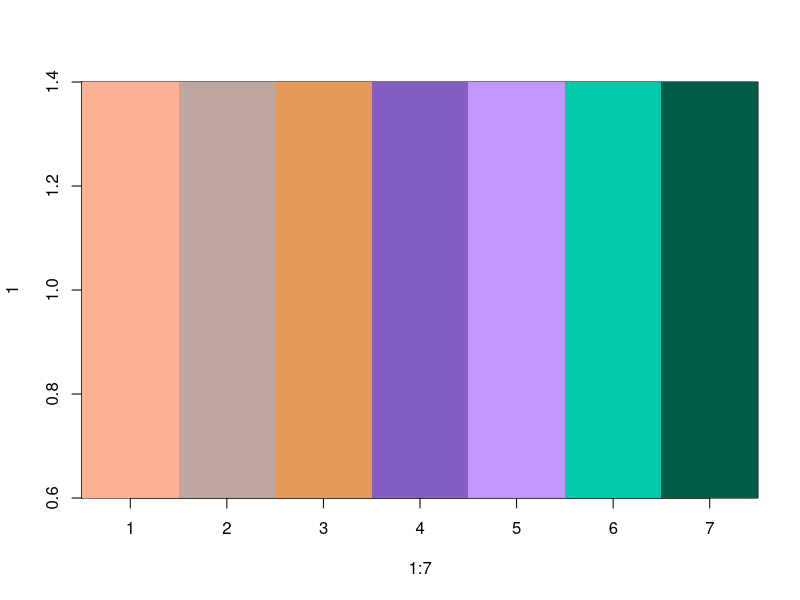

R code for this plot: (Note: this script raises an error after producing the figure.)
# ============================================================
# Extract DIABLO Circos correlation:
# Plasma T.b.MCA <-> Ileum T.b.MCA
# ============================================================
my_color <- c("#FFB194","#BEA6A0","#E69A5A","#845EC2","#C197FF","#00C9A7","#005B44")
pal <- colorRampPalette(my_color)
image(x = 1:7, y =1, z=as.matrix(1:7),col = pal(7))
my_color_MCD <- my_color[1:3]


feature_name <- "TbetaMCA"
block1 <- "Plasma"
block2 <- "Ileum"

# SAME components used in your circosPlot()
comp_use <- seq_len(min(2L, fit$ncomp))
# 1. Extract the exact value used by the Circos plot
# ------------------------------------------------------------
# 1. Check that T.b.MCA exists in both blocks
# ------------------------------------------------------------

if (!feature_name %in% colnames(fit$X[[block1]])) {
  stop(feature_name, " not found in ", block1)
}

if (!feature_name %in% colnames(fit$X[[block2]])) {
  stop(feature_name, " not found in ", block2)
}


# ------------------------------------------------------------
# 2. Find variables selected by DIABLO on components 1-2
# ------------------------------------------------------------

selected_features <- lapply(names(fit$X), function(block) {
  
  loading_mat <- fit$loadings[[block]][, comp_use, drop = FALSE]
  
  rownames(loading_mat)[
    apply(abs(loading_mat), 1, max, na.rm = TRUE) > 0
  ]
})

names(selected_features) <- names(fit$X)


cat("\nT.b.MCA selected in Plasma: ",
    feature_name %in% selected_features[[block1]], "\n")

cat("T.b.MCA selected in Ileum: ",
    feature_name %in% selected_features[[block2]], "\n")


# ------------------------------------------------------------
# 3. Calculate correlation of every selected feature
#    with its DIABLO latent components
#
#    This follows the calculation used by circosPlot()
# ------------------------------------------------------------

feature_component_cor <- lapply(names(fit$X), function(block) {
  
  feats <- selected_features[[block]]
  
  if (length(feats) == 0) {
    return(NULL)
  }
  
  tmp <- cor(
    fit$X[[block]][, feats, drop = FALSE],
    fit$variates[[block]][, comp_use, drop = FALSE],
    use = "pairwise.complete.obs"
  )
  
  # Give every variable a unique Block::Feature name
  rownames(tmp) <- paste(block, rownames(tmp), sep = "::")
  
  tmp
})

names(feature_component_cor) <- names(fit$X)


# ------------------------------------------------------------
# 4. Combine correlations and construct the SAME
#    similarity matrix used by circosPlot()
# ------------------------------------------------------------

C <- do.call(rbind, feature_component_cor)

circos_similarity_matrix <- C %*% t(C)


plasma_feature <- paste(block1, feature_name, sep = "::")
ileum_feature  <- paste(block2, feature_name, sep = "::")


# ------------------------------------------------------------
# 5. Extract Plasma T.b.MCA <-> Ileum T.b.MCA
# ------------------------------------------------------------

if (!plasma_feature %in% rownames(circos_similarity_matrix)) {
  
  cat("\n", plasma_feature,
      " was NOT selected by DIABLO on components ",
      paste(comp_use, collapse = ", "), ".\n",
      sep = "")
  
} else if (!ileum_feature %in% rownames(circos_similarity_matrix)) {
  
  cat("\n", ileum_feature,
      " was NOT selected by DIABLO on components ",
      paste(comp_use, collapse = ", "), ".\n",
      sep = "")
  
} else {
  
  circos_r <- circos_similarity_matrix[
    plasma_feature,
    ileum_feature
  ]
  
  cat("\n========================================\n")
  cat("DIABLO CIRCOS RESULT\n")
  cat("========================================\n")
  
  cat("Plasma feature :", feature_name, "\n")
  cat("Ileum feature  :", feature_name, "\n")
  cat("Components     :", paste(comp_use, collapse = ", "), "\n")
  cat("Circos similarity =", circos_r, "\n")
  cat("|similarity|      =", abs(circos_r), "\n")
  
  cat(
    "Pass cutoff 0.7   =",
    abs(circos_r) >= 0.7,
    "\n"
  )
  
  cat(
    "Direction         =",
    ifelse(circos_r > 0, "Positive",
           ifelse(circos_r < 0, "Negative", "Zero")),
    "\n"
  )
}
# 2. See exactly how that Circos value was constructed
# ============================================================
# Show contribution from each DIABLO component
# ============================================================

if (plasma_feature %in% rownames(C) &&
    ileum_feature %in% rownames(C)) {
  
  plasma_comp_cor <- C[plasma_feature, ]
  ileum_comp_cor  <- C[ileum_feature, ]
  
  component_result <- data.frame(
    Component = paste0("comp", comp_use),
    Plasma_TbMCA_cor = as.numeric(plasma_comp_cor),
    Ileum_TbMCA_cor  = as.numeric(ileum_comp_cor),
    Product = as.numeric(plasma_comp_cor * ileum_comp_cor)
  )
  
  print(component_result)
  
  cat(
    "\nCircos similarity = sum(Product) =",
    sum(component_result$Product),
    "\n"
  )
}
# 3. If you actually want the ordinary Plasma-vs-Ileum Pearson correlation
raw_r <- cor(
  fit$X[["Plasma"]][, "TbetaMCA"],
  fit$X[["Ileum"]][, "TbetaMCA"],
  use = "pairwise.complete.obs",
  method = "pearson"
)

cat(
  "\nRaw Pearson correlation:",
  raw_r,
  "\n"
)





# ============================================================
# Direct correlation:
# Plasma T.b.MCA vs Ileum T.b.MCA
# ============================================================

feature <- "TbetaMCA"

# Extract values
plasma_tb <- fit$X[["Plasma"]][, feature]
ileum_tb  <- fit$X[["Ileum"]][, feature]

# ------------------------------------------------------------
# Make sure samples are matched by sample ID
# ------------------------------------------------------------

common_samples <- intersect(
  names(plasma_tb),
  names(ileum_tb)
)

# If vectors do not carry names, use matrix rownames instead
if (length(common_samples) == 0) {
  
  common_samples <- intersect(
    rownames(fit$X[["Plasma"]]),
    rownames(fit$X[["Ileum"]])
  )
  
  dat_cor <- data.frame(
    Sample = common_samples,
    Plasma_TbMCA = fit$X[["Plasma"]][common_samples, feature],
    Ileum_TbMCA  = fit$X[["Ileum"]][common_samples, feature]
  )
  
} else {
  
  dat_cor <- data.frame(
    Sample = common_samples,
    Plasma_TbMCA = plasma_tb[common_samples],
    Ileum_TbMCA  = ileum_tb[common_samples]
  )
}

# Remove samples with missing values
dat_cor <- dat_cor[
  complete.cases(dat_cor[, c("Plasma_TbMCA", "Ileum_TbMCA")]),
]

cat("Number of matched samples =", nrow(dat_cor), "\n\n")


# ============================================================
# Pearson correlation
# ============================================================

pearson_res <- cor.test(
  dat_cor$Plasma_TbMCA,
  dat_cor$Ileum_TbMCA,
  method = "pearson"
)


# ============================================================
# Spearman correlation
# ============================================================

spearman_res <- cor.test(
  dat_cor$Plasma_TbMCA,
  dat_cor$Ileum_TbMCA,
  method = "spearman",
  exact = FALSE
)


# ============================================================
# Print results
# ============================================================

cat("=====================================\n")
cat("PLASMA vs ILEUM T.b.MCA\n")
cat("=====================================\n\n")

cat("Pearson correlation\n")
cat("-------------------\n")
cat("r =", round(unname(pearson_res$estimate), 4), "\n")
cat("P =", format.pval(pearson_res$p.value, digits = 4), "\n")
cat(
  "95% CI =",
  round(pearson_res$conf.int[1], 4),
  "to",
  round(pearson_res$conf.int[2], 4),
  "\n\n"
)

cat("Spearman correlation\n")
cat("--------------------\n")
cat("rho =", round(unname(spearman_res$estimate), 4), "\n")
cat("P =", format.pval(spearman_res$p.value, digits = 4), "\n")



# Add experimental group
Y_char <- as.character(Y)
names(Y_char) <- rownames(fit$X[["Plasma"]])

dat_cor$Group <- Y_char[dat_cor$Sample]

table(dat_cor$Group)


# ============================================================
# Correlation separately within each experimental group
# ============================================================

group_results <- do.call(
  rbind,
  lapply(unique(dat_cor$Group), function(g) {
    
    tmp <- dat_cor[dat_cor$Group == g, ]
    
    # Need enough observations
    if (nrow(tmp) < 3) {
      return(NULL)
    }
    
    p_res <- cor.test(
      tmp$Plasma_TbMCA,
      tmp$Ileum_TbMCA,
      method = "pearson"
    )
    
    s_res <- cor.test(
      tmp$Plasma_TbMCA,
      tmp$Ileum_TbMCA,
      method = "spearman",
      exact = FALSE
    )
    
    data.frame(
      Group = g,
      N = nrow(tmp),
      
      Pearson_r =
        unname(p_res$estimate),
      
      Pearson_P =
        p_res$p.value,
      
      Spearman_rho =
        unname(s_res$estimate),
      
      Spearman_P =
        s_res$p.value
    )
  })
)

group_results$Pearson_r <-
  round(group_results$Pearson_r, 4)

group_results$Pearson_P <-
  signif(group_results$Pearson_P, 4)

group_results$Spearman_rho <-
  round(group_results$Spearman_rho, 4)

group_results$Spearman_P <-
  signif(group_results$Spearman_P, 4)

print(group_results)



library(ggplot2)

# ============================================================
# Linear regression:
# Plasma T.b.MCA ~ Ileum T.b.MCA
# ============================================================

fit_lm <- lm(
  Plasma_TbMCA ~ Ileum_TbMCA,
  data = dat_cor
)

lm_summary <- summary(fit_lm)

# Regression coefficients
intercept <- coef(fit_lm)[1]
slope     <- coef(fit_lm)[2]

# R-squared
R2 <- lm_summary$r.squared

# P value for regression slope
p_value <- coef(lm_summary)[2, 4]


# ============================================================
# Pearson correlation
# ============================================================

pearson_res <- cor.test(
  dat_cor$Plasma_TbMCA,
  dat_cor$Ileum_TbMCA,
  method = "pearson"
)

pearson_r <- unname(pearson_res$estimate)


# ============================================================
# Print numerical results
# ============================================================

cat("=====================================\n")
cat("Plasma vs Ileum T.b.MCA\n")
cat("=====================================\n")

cat("Pearson r =", round(pearson_r, 4), "\n")
cat("R² =", round(R2, 4), "\n")
cat("Slope =", round(slope, 4), "\n")
cat("Intercept =", round(intercept, 4), "\n")
cat(
  "P =",
  format.pval(
    p_value,
    digits = 4,
    eps = 0.0001
  ),
  "\n"
)


# ============================================================
# Create regression equation text
# ============================================================

if (intercept >= 0) {
  
  equation_text <- paste0(
    "y = ",
    round(slope, 3),
    "x + ",
    round(intercept, 3)
  )
  
} else {
  
  equation_text <- paste0(
    "y = ",
    round(slope, 3),
    "x - ",
    round(abs(intercept), 3)
  )
}


# ============================================================
# Format P value
# ============================================================

if (p_value < 0.0001) {
  
  p_text <- "P < 0.0001"
  
} else if (p_value < 0.001) {
  
  p_text <- "P < 0.001"
  
} else {
  
  p_text <- paste0(
    "P = ",
    signif(p_value, 3)
  )
}


# ============================================================
# Combine all statistics
# ============================================================

stat_text <- paste0(
  equation_text,
  "\n",
  "Pearson r = ", round(pearson_r, 3),
  "\n",
  "R² = ", round(R2, 3),
  "\n",
  p_text
)


# ============================================================
# Scatter plot
# ============================================================

p <- ggplot(
  dat_cor,
  aes(
    x = Ileum_TbMCA,
    y = Plasma_TbMCA,
    color = Group
  )
) +
  
  geom_point(
    size = 3,
    alpha = 0.85
  ) +
  
  # Overall regression line
  geom_smooth(
    aes(group = 1),
    method = "lm",
    formula = y ~ x,
    se = TRUE,
    color = "black",
    linewidth = 0.9
  ) +
  
  # Statistics
  annotate(
    "text",
    x = Inf,
    y = Inf,
    label = stat_text,
    hjust = 1.1,
    vjust = 1.2,
    size = 4.5,
    lineheight = 1.15
  ) +
  
  theme_classic(
    base_size = 14
  ) +
  
  labs(
    x = "Ileum T.b.MCA",
    y = "Plasma T.b.MCA",
    color = "Group"
  ) +
  
  theme(
    plot.margin = margin(
      10, 15, 10, 10
    )
  ) + scale_color_manual(values = my_color_MCD)

print(p)


# ============================================================
# Save figure
# ============================================================

ggsave(
  "Plasma_vs_Ileum_TbMCA_correlation.pdf",
  p,
  width = 7,
  height = 5
)

ggsave(
  "Plasma_vs_Ileum_TbMCA_correlation.png",
  p,
  width = 6,
  height = 5,
  dpi = 300
)
